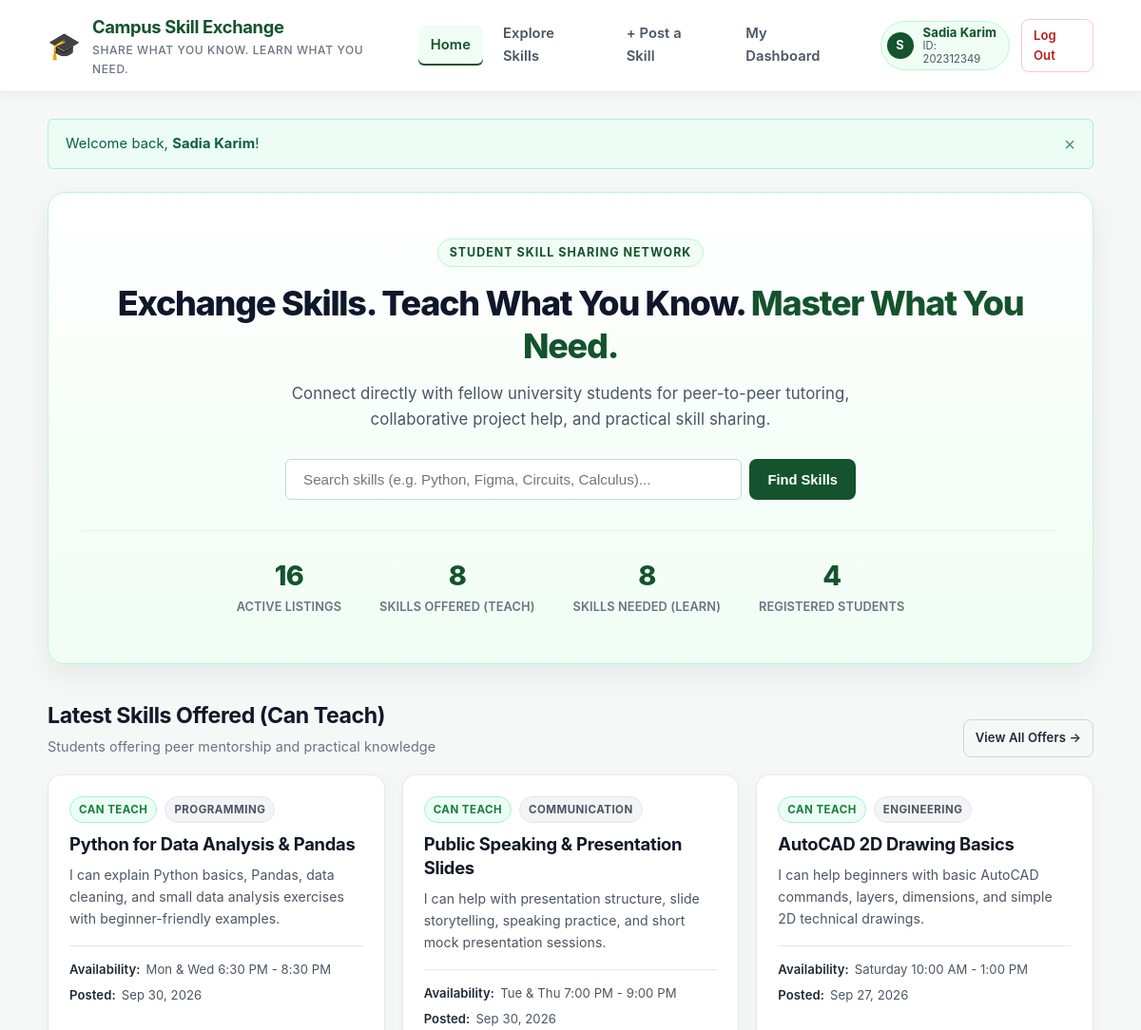
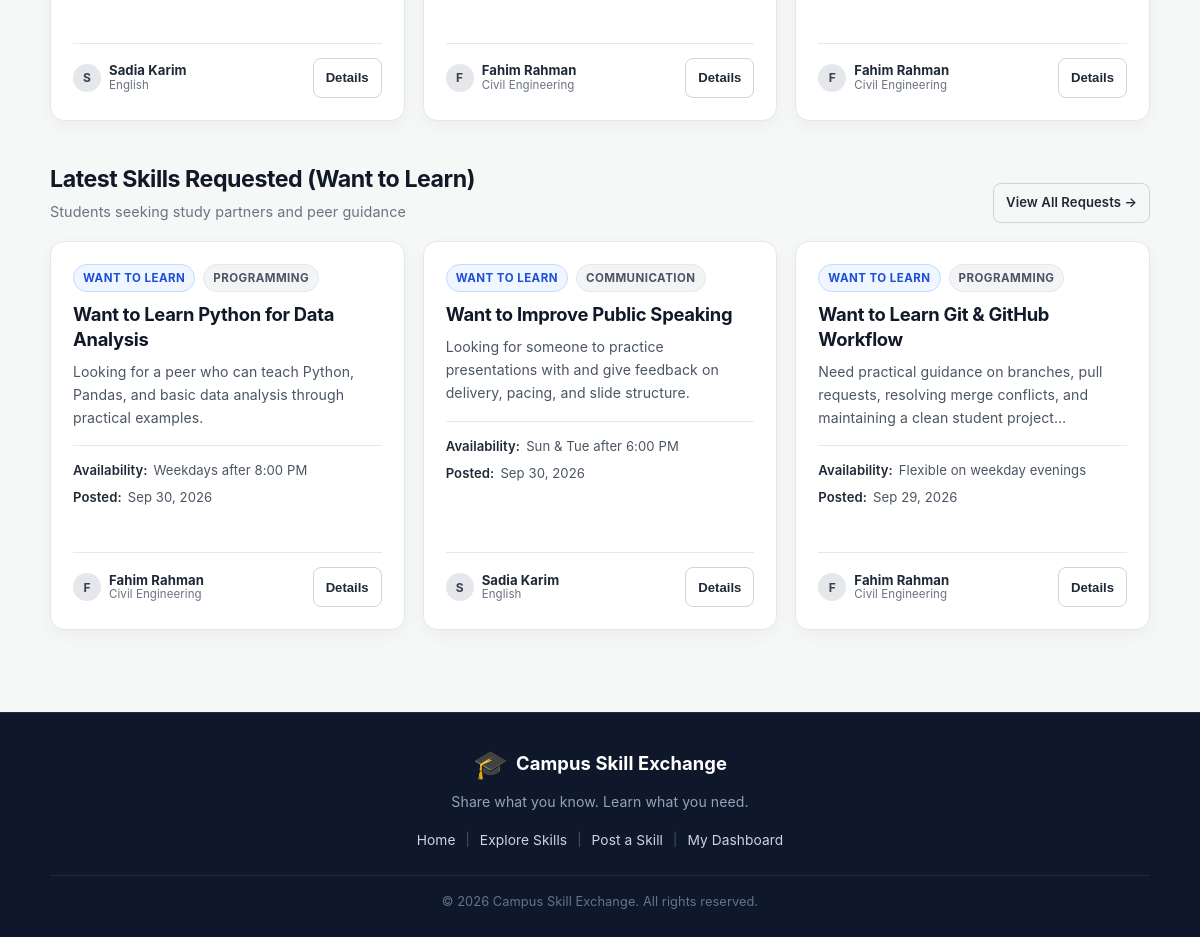
Screenshot of / (signed in) with the database file from the repository (2 pictures, top to bottom).
### tables this page shows
CREATE TABLE skills (
    id INT AUTO_INCREMENT PRIMARY KEY,
    user_id INT NOT NULL,
    title VARCHAR(120) NOT NULL,
    type ENUM('teach', 'learn') NOT NULL DEFAULT 'teach',
    category VARCHAR(60) NOT NULL,
    description TEXT NOT NULL,
    availability VARCHAR(120) NOT NULL,
    contact_info VARCHAR(120) NULL,
    status ENUM('active', 'closed') NOT NULL DEFAULT 'active',
    created_at TIMESTAMP DEFAULT CURRENT_TIMESTAMP,
    updated_at TIMESTAMP DEFAULT CURRENT_TIMESTAMP ON UPDATE CURRENT_TIMESTAMP,
    CONSTRAINT fk_skills_user FOREIGN KEY (user_id) REFERENCES users(id) ON DELETE CASCADE
);

CREATE TABLE users (
    id INT AUTO_INCREMENT PRIMARY KEY,
    student_id VARCHAR(30) NOT NULL UNIQUE,
    full_name VARCHAR(100) NOT NULL,
    email VARCHAR(120) NOT NULL UNIQUE,
    department VARCHAR(60) NOT NULL,
    password_hash VARCHAR(255) NOT NULL,
    created_at TIMESTAMP DEFAULT CURRENT_TIMESTAMP
);

### index.php (the view, shortened to what this page needs)
<?php
require_once __DIR__ . '/includes/db.php';
require_once __DIR__ . '/includes/header.php';
try {
    $totalSkillsCount = $pdo->query("SELECT COUNT(*) FROM skills WHERE status = 'active'")->fetchColumn();
    $teachSkillsCount = $pdo->query("SELECT COUNT(*) FROM skills WHERE status = 'active' AND type = 'teach'")->fetchColumn();
    $learnSkillsCount = $pdo->query("SELECT COUNT(*) FROM skills WHERE status = 'active' AND type = 'learn'")->fetchColumn();
    $studentCount     = $pdo->query("SELECT COUNT(*) FROM users")->fetchColumn();
    $teachStmt = $pdo->query("
        SELECT s.*, u.full_name, u.department
        FROM skills s
        JOIN users u ON s.user_id = u.id
        WHERE s.status = 'active' AND s.type = 'teach'
        ORDER BY s.created_at DESC
        LIMIT 3
    ");
    $recentTeach = $teachStmt->fetchAll();
    $learnStmt = $pdo->query("
        SELECT s.*, u.full_name, u.department
        FROM skills s
        JOIN users u ON s.user_id = u.id
        WHERE s.status = 'active' AND s.type = 'learn'
        ORDER BY s.created_at DESC
        LIMIT 3
    ");
    $recentLearn = $learnStmt->fetchAll();
} catch (PDOException $e) {
    echo "<div class='alert alert-danger'>Unable to load platform data: " . htmlspecialchars($e->getMessage()) . "</div>";
    $totalSkillsCount = $teachSkillsCount = $learnSkillsCount = $studentCount = 0;
    $recentTeach = $recentLearn = [];
}
?>
<section class="hero-section">
    <span class="hero-tag">Student Skill Sharing Network</span>
    <h1 class="hero-title">Exchange Skills. Teach What You Know. <span>Master What You Need.</span></h1>
    <p class="hero-subtitle">
        Connect directly with fellow university students for peer-to-peer tutoring, collaborative project help, and practical skill sharing.
    </p>
    <form action="explore.php" method="GET" class="hero-search-form">
        <input
            type="text"
            name="q"
            class="hero-search-input"
            placeholder="Search skills (e.g. Python, Figma, Circuits, Calculus)..."
            required
        >
        <button type="submit" class="btn btn-primary">Find Skills</button>
    </form>
    <div class="hero-stats">
        <div class="hero-stat-item">
            <span class="stat-number"><?php echo intval($totalSkillsCount); ?></span>
            <span class="stat-label">Active Listings</span>
        </div>
        <div class="hero-stat-item">
            <span class="stat-number"><?php echo intval($teachSkillsCount); ?></span>
            <span class="stat-label">Skills Offered (Teach)</span>
        </div>
        <div class="hero-stat-item">
            <span class="stat-number"><?php echo intval($learnSkillsCount); ?></span>
            <span class="stat-label">Skills Needed (Learn)</span>
        </div>
        <div class="hero-stat-item">
            <span class="stat-number"><?php echo intval($studentCount); ?></span>
            <span class="stat-label">Registered Students</span>
        </div>
    </div>
</section>
<section style="margin-bottom: 40px;">
    <div class="section-header">
        <div>
            <h2 class="section-title">Latest Skills Offered (Can Teach)</h2>
            <p class="section-subtitle">Students offering peer mentorship and practical knowledge</p>
        </div>
        <a href="explore.php?type=teach" class="btn btn-outline btn-sm">View All Offers &rarr;</a>
    </div>
    <?php if (empty($recentTeach)): ?>
        <div class="empty-state">
            <div class="empty-icon">💡</div>
            <h3 class="empty-title">No teaching offers yet</h3>
            <p class="empty-desc">Be the first student to offer a skill to your peers!</p>
            <a href="skill-form.php" class="btn btn-primary btn-sm">Offer a Skill</a>
        </div>
    <?php else: ?>
        <div class="skills-grid">
            <?php foreach ($recentTeach as $item): ?>
                <div class="skill-card">
                    <div class="card-top">
                        <div class="card-badges">
                            <span class="badge badge-teach">Can Teach</span>
                            <span class="badge badge-category"><?php echo htmlspecialchars($item['category']); ?></span>
                        </div>
                        <h3 class="card-title"><?php echo htmlspecialchars($item['title']); ?></h3>
                        <p class="card-desc"><?php echo htmlspecialchars($item['description']); ?></p>
                        <div class="card-meta-list">
                            <div class="card-meta-item">
                                <strong>Availability:</strong>
                                <span><?php echo htmlspecialchars($item['availability']); ?></span>
                            </div>
                            <div class="card-meta-item">
                                <strong>Posted:</strong>
                                <span><?php echo format_date($item['created_at']); ?></span>
                            </div>
                        </div>
                    </div>
                    <div class="card-footer">
                        <div class="card-author">
                            <span class="author-avatar"><?php echo strtoupper(substr($item['full_name'], 0, 1)); ?></span>
                            <div class="author-info">
                                <div class="author-name"><?php echo htmlspecialchars($item['full_name']); ?></div>
                                <div class="author-dept"><?php echo htmlspecialchars($item['department']); ?></div>
                            </div>
                        </div>
                        <button
                            type="button"
                            class="btn btn-outline btn-sm"
                            onclick='openSkillModal(<?php echo json_encode([
                                "title"       => $item["title"],
                                "type"        => $item["type"],
                                "category"    => $item["category"],
                                "description" => $item["description"],
                                "availability"=> $item["availability"],
                                "contact"     => $item["contact_info"],
                                "author"      => $item["full_name"],
                                "department"  => $item["department"],
                                "date"        => format_date($item["created_at"]),
                                "id"          => (int)$item["id"],
                                "owner_id"    => (int)$item["user_id"],
                                "reviews"     => $item["reviews"] ?? [],
                                "reviewCount" => (int)($item["review_count"] ?? 0),
                                "ratingAvg"   => (float)($item["rating_avg"] ?? 0),
                                "currentUserId" => (int)current_user_id()
                            ]); ?>)'>
                            Details
                        </button>
                    </div>
                </div>
            <?php endforeach; ?>
        </div>
    <?php endif; ?>
</section>
<section style="margin-bottom: 40px;">
    <div class="section-header">
        <div>
            <h2 class="section-title">Latest Skills Requested (Want to Learn)</h2>
            <p class="section-subtitle">Students seeking study partners and peer guidance</p>
        </div>
        <a href="explore.php?type=learn" class="btn btn-outline btn-sm">View All Requests &rarr;</a>
    </div>
    <?php if (empty($recentLearn)): ?>
        <div class="empty-state">
            <div class="empty-icon">🔍</div>
            <h3 class="empty-title">No learning requests yet</h3>
            <p class="empty-desc">Need help with a topic? Post a request to find a peer tutor.</p>
            <a href="skill-form.php" class="btn btn-primary btn-sm">Request Help</a>
        </div>
    <?php else: ?>
        <div class="skills-grid">
            <?php foreach ($recentLearn as $item): ?>
                <div class="skill-card">
                    <div class="card-top">
                        <div class="card-badges">
                            <span class="badge badge-learn">Want to Learn</span>
                            <span class="badge badge-category"><?php echo htmlspecialchars($item['category']); ?></span>
                        </div>
                        <h3 class="card-title"><?php echo htmlspecialchars($item['title']); ?></h3>
                        <p class="card-desc"><?php echo htmlspecialchars($item['description']); ?></p>
                        <div class="card-meta-list">
                            <div class="card-meta-item">
                                <strong>Availability:</strong>
                                <span><?php echo htmlspecialchars($item['availability']); ?></span>
                            </div>
                            <div class="card-meta-item">
                                <strong>Posted:</strong>
                                <span><?php echo format_date($item['created_at']); ?></span>
                            </div>
                        </div>
                    </div>
                    <div class="card-footer">
                        <div class="card-author">
                            <span class="author-avatar"><?php echo strtoupper(substr($item['full_name'], 0, 1)); ?></span>
                            <div class="author-info">
                                <div class="author-name"><?php echo htmlspecialchars($item['full_name']); ?></div>
                                <div class="author-dept"><?php echo htmlspecialchars($item['department']); ?></div>
                            </div>
                        </div>
                        <button
                            type="button"
                            class="btn btn-outline btn-sm"
                            onclick='openSkillModal(<?php echo json_encode([
                                "title"       => $item["title"],
                                "type"        => $item["type"],
                                "category"    => $item["category"],
                                "description" => $item["description"],
                                "availability"=> $item["availability"],
                                "contact"     => $item["contact_info"],
                                "author"      => $item["full_name"],
                                "department"  => $item["department"],
                                "date"        => format_date($item["created_at"]),
                                "id"          => (int)$item["id"],
                                "owner_id"    => (int)$item["user_id"],
                                "reviews"     => $item["reviews"] ?? [],
                                "reviewCount" => (int)($item["review_count"] ?? 0),
                                "ratingAvg"   => (float)($item["rating_avg"] ?? 0),
                                "currentUserId" => (int)current_user_id()
                            ]); ?>)'>
                            Details
                        </button>
                    </div>
                </div>
            <?php endforeach; ?>
        </div>
    <?php endif; ?>
</section>
<?php require_once __DIR__ . '/includes/footer.php'; ?>

### rows the page displays
skills: category "PROGRAMMING", title "Python for Data Analysis & Pandas", description "I can explain Python basics, Pandas, data cleaning, and small data analysis exercises with beginner-friendly examples.", availability "Mon & Wed 6:30 PM - 8:30 PM", created_at "Sep 30, 2026", user.full_name "S", user.full_name "Sadia Karim", user.department "English"
skills: category "COMMUNICATION", title "Public Speaking & Presentation Slides", description "I can help with presentation structure, slide storytelling, speaking practice, and short mock presentation sessions.", availability "Tue & Thu 7:00 PM - 9:00 PM", created_at "Sep 30, 2026", user.full_name "F", user.full_name "Fahim Rahman", user.department "Civil Engineering"
skills: category "ENGINEERING", title "AutoCAD 2D Drawing Basics", description "I can help beginners with basic AutoCAD commands, layers, dimensions, and simple 2D technical drawings.", availability "Saturday 10:00 AM - 1:00 PM", created_at "Sep 27, 2026", user.full_name "F", user.full_name "Fahim Rahman", user.department "Civil Engineering"
skills: category "PROGRAMMING", title "Want to Learn Python for Data Analysis", description "Looking for a peer who can teach Python, Pandas, and basic data analysis through practical examples.", availability "Weekdays after 8:00 PM", created_at "Sep 30, 2026", user.full_name "F", user.full_name "Fahim Rahman", user.department "Civil Engineering"
skills: category "COMMUNICATION", title "Want to Improve Public Speaking", description "Looking for someone to practice presentations with and give feedback on delivery, pacing, and slide structure.", availability "Sun & Tue after 6:00 PM", created_at "Sep 30, 2026", user.full_name "S", user.full_name "Sadia Karim", user.department "English"
skills: category "PROGRAMMING", title "Want to Learn Git & GitHub Workflow", description "Need practical guidance on branches, pull requests, resolving merge conflicts, and maintaining a clean student…", availability "Flexible on weekday evenings", created_at "Sep 29, 2026", user.full_name "F", user.full_name "Fahim Rahman", user.department "Civil Engineering"

### other values shown
substr($_SESSION['full_name'] ?? 'S', 0, 1) "S"
$_SESSION['full_name'] "Sadia Karim"
$_SESSION['student_id'] "202312349"
$msg "Welcome back, Sadia Karim !"
$totalSkillsCount "16"
$teachSkillsCount "8"
$learnSkillsCount "8"
$studentCount "4"
